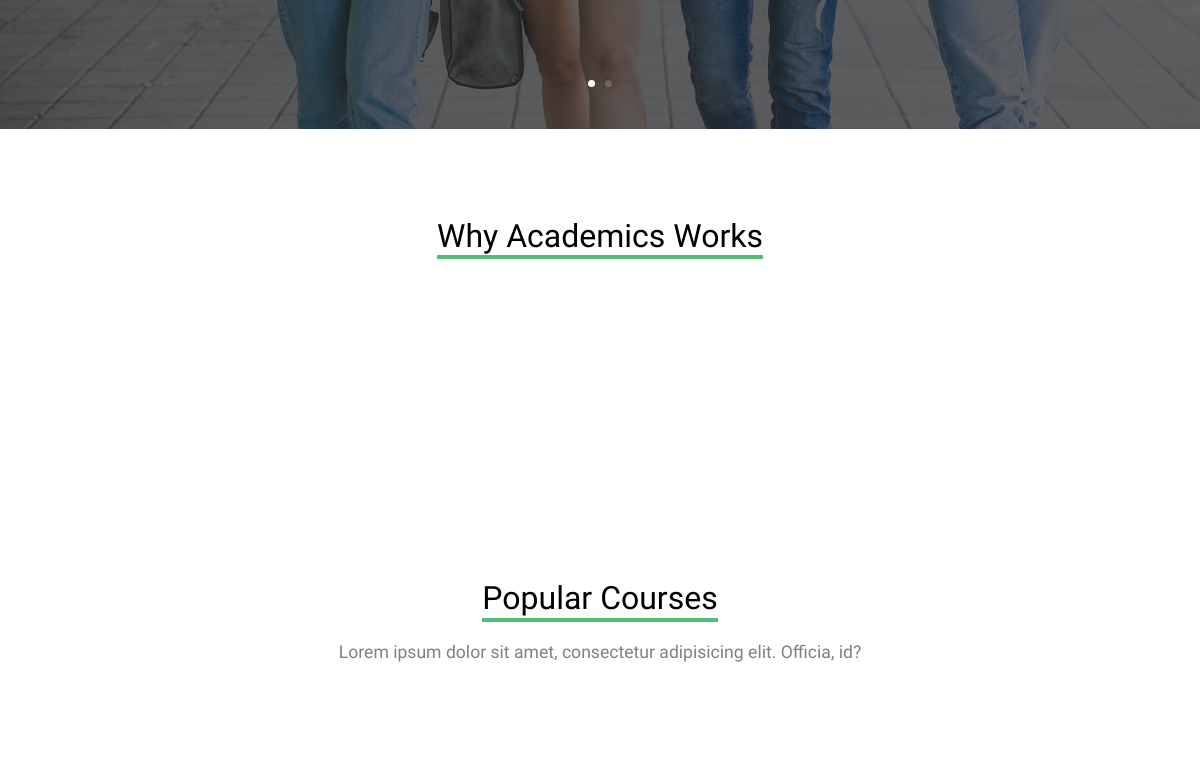
/index/ (middle part), run on an earlier commit of the app's database.
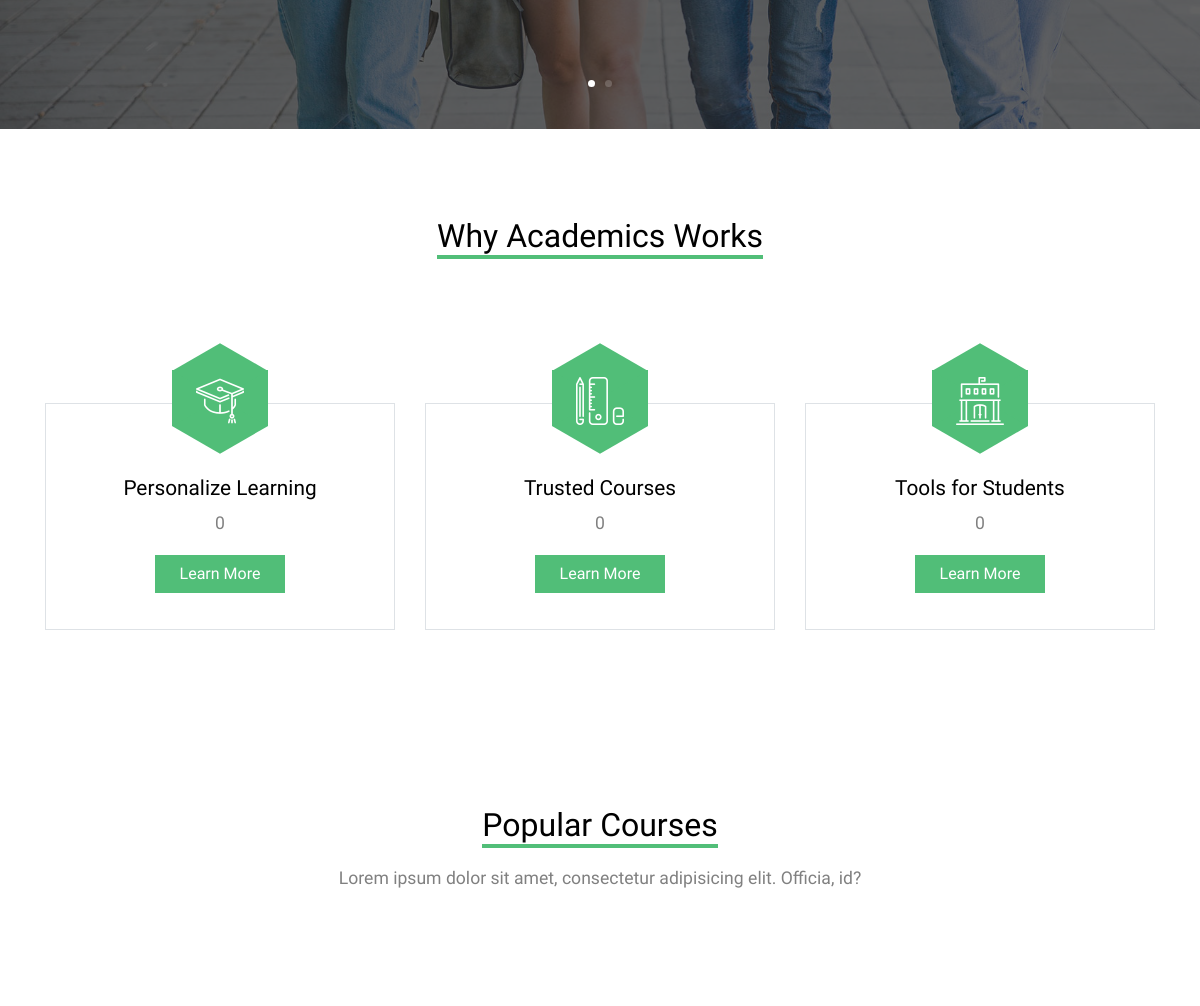
And on a later commit of the database.
### service/models.py (models this page shows)
class Service(models.Model):
    service_icon = models.CharField(max_length=50)
    service_title=models.CharField(max_length=50)
    service_description=models.TextField()

### programs/views.py (the view)
# urls.py: path('index/', views.homepage, name="index"),
def homepage(request):
    services_data= Service.objects.all() # [:1] use for limit negative index not support
    news_data = News.objects.all()
    data = {
        'services_datas' : services_data,
        'news_data':news_data
    }
    return render(request,"index.html",data)

### templates/index.html (shortened to what this page needs)
{% extends 'base.html' %}
    {% block content %}
     <div class="hero-slide owl-carousel site-blocks-cover">
      <div class="intro-section" style="background-image: url('/static/images/hero_1.jpg');">
        <div class="container">
          <div class="row align-items-center">
          </div>
        </div>
      </div>
        </div>
        <div class="site-section">
      <div class="container">
        <div class="row mb-5 justify-content-center text-center">
          <div class="col-lg-4 mb-5">
            <h2 class="section-title-underline mb-5">
              <span>Why Academics Works</span>
            </h2>
          </div>
        </div>
        <div class="row">
          {% for n in services_datas %}
          <div class="col-lg-4 col-md-6 mb-4 mb-lg-0">
            <div class="feature-1 border">
              <div class="icon-wrapper bg-primary">
                <span class="{{n.service_icon}}"></span>
              </div>
              <div class="feature-1-content">
                <h2>{{n.service_title}}</h2>
                <p>{{n.service_description | safe | capfirst | wordcount | length | slice:"0:3"}}</p>
                <p><a href="#" class="btn btn-primary px-4 rounded-0">Learn More</a></p>
              </div>
            </div>
          </div>
           {% endfor %}
        </div>
      </div>
        </div>
    <div class="site-section">
      <div class="container">
        <div class="row mb-5 justify-content-center text-center">
          <div class="col-lg-6 mb-5">
            <h2 class="section-title-underline mb-3">
              <span>Popular Courses</span>
            </h2>
            <p>Lorem ipsum dolor sit amet, consectetur adipisicing elit. Officia, id?</p>
          </div>
        </div>
      </div>
        </div>
    {% endblock%}

What changed in the data, as far as the page shows it:
added Service: service_title "Personalize Learning", service_description|length "0"
added Service: service_title "Trusted Courses", service_description|length "0"
added Service: service_title "Tools for Students", service_description|length "0"
